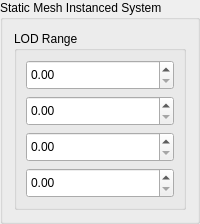
                   <widget class="QGroupBox" name="instancedMesh">
                    <property name="minimumSize">
                     <size>
                      <width>0</width>
                      <height>200</height>
                     </size>
                    </property>
                    <property name="maximumSize">
                     <size>
                      <width>500</width>
                      <height>16777215</height>
                     </size>
                    </property>
                    <property name="title">
                     <string>Static Mesh Instanced System</string>
                    </property>
                    <layout class="QVBoxLayout" name="verticalLayout_33">
                     <item alignment="Qt::AlignTop">
                      <widget class="QGroupBox" name="groupBox_14">
                       <property name="minimumSize">
                        <size>
                         <width>0</width>
                         <height>75</height>
                        </size>
                       </property>
                       <property name="maximumSize">
                        <size>
                         <width>16777215</width>
                         <height>1000</height>
                        </size>
                       </property>
                       <property name="title">
                        <string>LOD Range</string>
                       </property>
                       <layout class="QVBoxLayout" name="verticalLayout_27">
                        <item>
                         <widget class="QDoubleSpinBox" name="IMLod0">
                          <property name="minimumSize">
                           <size>
                            <width>0</width>
                            <height>30</height>
                           </size>
                          </property>
                          <property name="maximum">
                           <double>10000.000000000000000</double>
                          </property>
                         </widget>
                        </item>
                        <item>
                         <widget class="QDoubleSpinBox" name="IMLod1">
                          <property name="minimumSize">
                           <size>
                            <width>0</width>
                            <height>30</height>
                           </size>
                          </property>
                          <property name="maximum">
                           <double>3000.000000000000000</double>
                          </property>
                         </widget>
                        </item>
                        <item>
                         <widget class="QDoubleSpinBox" name="IMLod2">
                          <property name="minimumSize">
                           <size>
                            <width>0</width>
                            <height>30</height>
                           </size>
                          </property>
                          <property name="maximum">
                           <double>2000.000000000000000</double>
                          </property>
                         </widget>
                        </item>
                        <item>
                         <widget class="QDoubleSpinBox" name="IMLod3">
                          <property name="minimumSize">
                           <size>
                            <width>0</width>
                            <height>30</height>
                           </size>
                          </property>
                          <property name="maximum">
                           <double>1000.000000000000000</double>
                          </property>
                         </widget>
                        </item>
                       </layout>
                      </widget>
                     </item>
                    </layout>
                   </widget>
